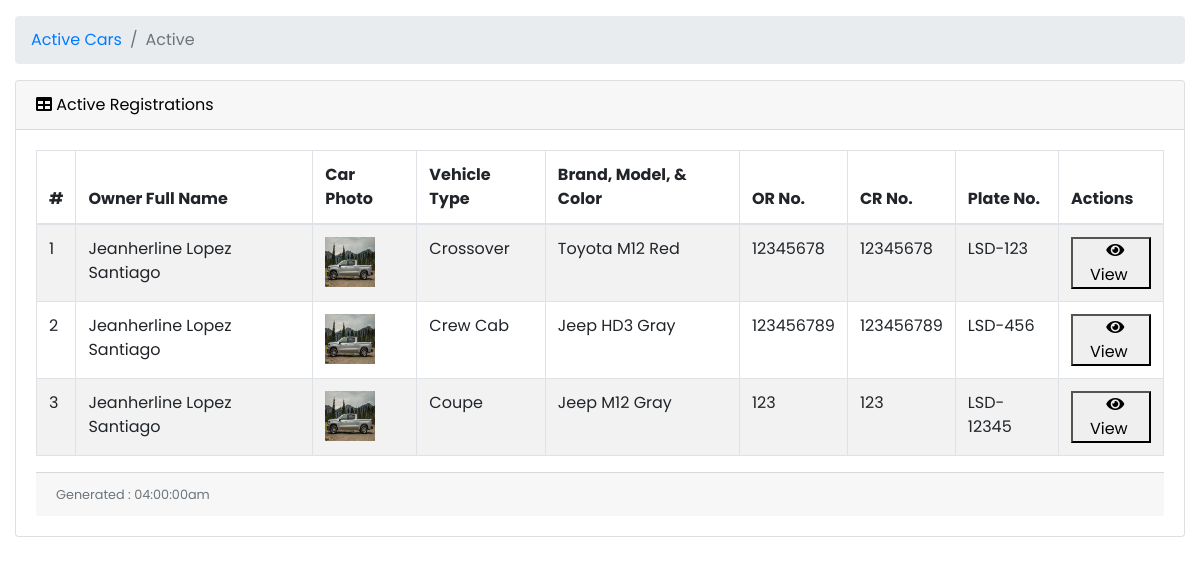
Page /user/carReg.php?status=Active (signed in) on the earlier database version.
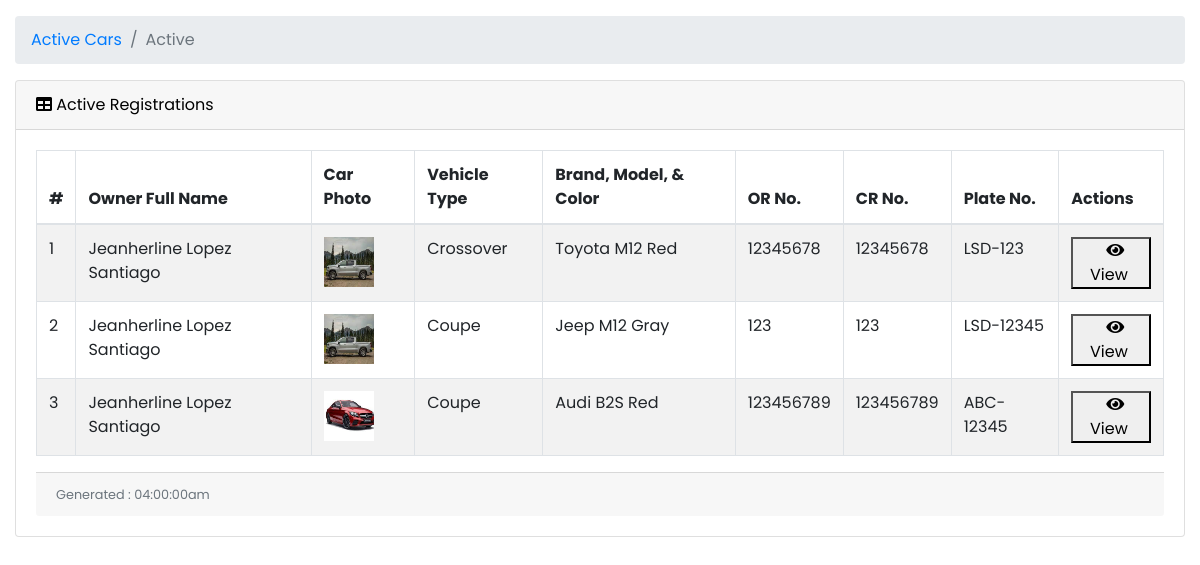
Same page on the later database version.
### tables this page shows
CREATE TABLE `car` (
  `car_id` int(11) NOT NULL,
  `user_id` int(11) NOT NULL,
  `car_photo` varchar(255) DEFAULT NULL,
  `brand` varchar(255) NOT NULL,
  `model` varchar(255) NOT NULL,
  `color` varchar(255) NOT NULL,
  `type` varchar(255) NOT NULL,
  `seat_count` int(2) NOT NULL,
  `car_status` varchar(10) NOT NULL,
  `qr_code` varchar(255) DEFAULT NULL,
  `created_at` timestamp NOT NULL DEFAULT current_timestamp(),
  `updated_at` timestamp NOT NULL DEFAULT current_timestamp() ON UPDATE current_timestamp()
);

CREATE TABLE `user_profile` (
  `user_id` int(11) NOT NULL,
  `profile_photo` varchar(255) DEFAULT NULL,
  `first_name` varchar(30) NOT NULL,
  `middle_name` varchar(30) NOT NULL,
  `last_name` varchar(30) NOT NULL,
  `city_id` int(11) NOT NULL,
  `nationality` varchar(30) NOT NULL,
  `gender` varchar(10) NOT NULL,
  `birthdate` date NOT NULL,
  `email` varchar(50) NOT NULL,
  `password` varchar(255) NOT NULL,
  `ticket_balance` varchar(255) DEFAULT NULL,
  `role` varchar(255) NOT NULL,
  `is_vaxxed` tinyint(1) NOT NULL DEFAULT 0,
  `vax_card` varchar(255) DEFAULT NULL,
  `is_agree` tinyint(1) NOT NULL DEFAULT 1,
  `created_at` timestamp NOT NULL DEFAULT current_timestamp(),
  `updated_at` timestamp NOT NULL DEFAULT current_timestamp() ON UPDATE current_timestamp()
);

CREATE TABLE `car_identification` (
  `car_identity_id` int(11) NOT NULL,
  `car_id` int(11) NOT NULL,
  `or_photo` varchar(255) NOT NULL,
  `or_number` varchar(20) NOT NULL,
  `cr_photo` varchar(255) NOT NULL,
  `cr_number` varchar(20) NOT NULL,
  `sales_invoice` varchar(255) DEFAULT NULL,
  `plate_number` varchar(10) NOT NULL,
  `plate_expiration` date NOT NULL,
  `created_at` timestamp NOT NULL DEFAULT current_timestamp(),
  `updated_at` timestamp NOT NULL DEFAULT current_timestamp() ON UPDATE current_timestamp()
);

### user/carReg.php (the view, shortened to what the changed rows need)
<?php
include('../db.php');
?>
<!DOCTYPE html>
<html lang="en">
<head>
    <link href="vendor/fontawesome-free/css/all.min.css" rel="stylesheet" type="text/css">
    <link href="vendor/datatables/dataTables.bootstrap4.css" rel="stylesheet">
    <link href="vendor/css/sb-admin.css" rel="stylesheet">
</head>
<body id="page-top">
    <div id="wrapper">
        <div id="content-wrapper">
            <div class="container-fluid">
                <?php
                if (isset($_GET['status']) && $_GET['status'] === 'Pending') {
                ?>
                    <ol class="breadcrumb">
                        <li class="breadcrumb-item">
                            <a href="#">Registrations</a>
                        </li>
                        <li class="breadcrumb-item active">Pending</li>
                    </ol>
                    <div class="card mb-3">
                        <div class="card-header">
                            <i class="fas fa-table"></i>
                            Manage Pending Registrations
                        </div>
                        <div class="card-body">
                            <div class="table-responsive">
                                <table class="table table-bordered table-striped table-hover" id="dataTable" width="100%" cellspacing="0">
                                    <thead>
                                        <tr>
                                            <th>#</th>
                                            <th>Owner Full Name</th>
                                            <th>Car Photo</th>
                                            <th>Vehicle Type</th>
                                            <th>Brand, Model, & Color</th>
                                            <th>OR No.</th>
                                            <th>CR No.</th>
                                            <th>Plate No.</th>
                                            <th>Actions</th>
                                        </tr>
                                    </thead>
                                    <tbody>
                                        <?php
                                        $city_id = $_SESSION['city_id'];
                                        $ret = "SELECT car.*, user_profile.*, car_identification.*, city.city_name
                                        FROM car
                                        INNER JOIN user_profile ON car.user_id = user_profile.user_id
                                        INNER JOIN car_identification ON car.car_id = car_identification.car_id
                                        INNER JOIN city ON user_profile.city_id = city.city_id
                                        WHERE car.car_status = 'Pending' AND user_profile.city_id = '$city_id'";
                                        $stmt = $db->prepare($ret);
                                        $stmt->execute();
                                        $result = $stmt->get_result();
                                        $cnt = 1;
                                        while ($row = $result->fetch_assoc()) {
                                            $id = $row['user_id'];
                                            $car_id = $row['car_id'];
                                            echo "<tr>";
                                            echo "<td>" . $cnt . "</td>";
                                            echo "<td>" . $row['first_name'] . " " . $row['middle_name'] . " " . $row['last_name'] . "</td>";
                                            echo "<td><img src='../assets/img/car/" . $row['car_photo'] . "' alt='Profile Photo' width='50' height='50'></td>";
                                            echo "<td>" . $row['type'] . "</td>";
                                            echo "<td>" . $row['brand'] . " " . $row['model'] . " " . $row['color'] . "</td>";
                                            echo "<td>" . $row['or_number'] . "</td>";
                                            echo "<td>" . $row['cr_number'] . "</td>";
                                            echo "<td>" . $row['plate_number'] . "</td>";
                                            if ($_SESSION['role'] == "City Admin") {
                                        ?>
                                                <td>
                                                    <a href="viewCarReg.php?user_id=<?php echo $id; ?>>&status=Pending">
                                                        <button>&nbsp;&nbsp;<i class="fa fa-eye"></i>&nbsp;&nbsp;</button>
                                                    </a>
                                                    <a href="editCarReg.php?user_id=<?php echo $id; ?>&status=Pending">
                                                        <button>&nbsp;&nbsp;<i class="fa fa-pencil"></i>&nbsp;&nbsp;</button>
                                                    </a>
                                                    <a href="approveCarReg.php?user_id=<?php echo $id; ?>&status=Pending&car_id=<?php echo $car_id; ?>"onclick="return confirm('Are you sure you want to approve?')">
                                                        <button>&nbsp;&nbsp;<i class="fa fa-check"></i>&nbsp;&nbsp;</button>
                                                    </a>
                                                    <a href="denyCarReg.php?user_id=<?php echo $id; ?>&status=Pending&car_id=<?php echo $car_id; ?>"onclick="return confirm('Are you sure you want to deny?')">
                                                        <button>&nbsp;&nbsp;<i class="fa fa-ban"></i>&nbsp;&nbsp;</button>
                                                    </a>
                                                </td>
                                            <?php
                                            } else {
                                            ?>
                                                <td>
                                                    <a href="viewAdminProfile.php?user_id=<?php echo $id; ?>">
                                                        <button><i class="fa fa-eye"></i>&nbsp;View&nbsp;</button>
                                                    </a>
                                                    <a href="editCityAdmin.php?user_id=<?php echo $id; ?>">
                                                        <button><i class="fa fa-pencil"></i>&nbsp;Edit&nbsp;</button>
                                                    </a>
                                                    <a href="addCityAdmin.php?user_id=<?php echo $id; ?>">
                                                        <button><i class="fa fa-check"></i>&nbsp;Add&nbsp;</button>
                                                    </a>
                                                </td>
                                            <?php
                                            }
                                            ?>
                                        <?php
                                            echo "</tr>";
                                            $cnt++;
                                        }
                                        ?>
                                    </tbody>
                                </table>
                            </div>
                        </div>
                        <div class="card-footer small text-muted">
                            <?php
                            date_default_timezone_set("Africa/Nairobi");
                            echo "Generated : " . date("h:i:sa");
                            ?>
                        </div>
                    </div>
                <?php
                } elseif (isset($_GET['status']) && $_GET['status'] === 'Active') {
                ?>
                    <div class="card mb-3">
                        <div class="card-body">
                            <div class="table-responsive">
                                <table class="table table-bordered table-striped table-hover" id="dataTable" width="100%" cellspacing="0">
                                    <thead>
                                        <tr>
                                            <th>#</th>
                                            <th>Owner Full Name</th>
                                            <th>Car Photo</th>
                                            <th>Vehicle Type</th>
                                            <th>Brand, Model, & Color</th>
                                            <th>OR No.</th>
                                            <th>CR No.</th>
                                            <th>Plate No.</th>
                                            <th>Actions</th>
                                        </tr>
                                    </thead>
                                    <tbody>
                                        <?php
                                        $city_id = $_SESSION['city_id'];
                                        $ret = "SELECT car.*, user_profile.*, car_identification.*, city.city_name
                                        FROM car
                                        INNER JOIN user_profile ON car.user_id = user_profile.user_id
                                        INNER JOIN car_identification ON car.car_id = car_identification.car_id
                                        INNER JOIN city ON user_profile.city_id = city.city_id
                                        WHERE car.car_status = 'Active' AND user_profile.city_id = '$city_id'";
                                        $stmt = $db->prepare($ret);
                                        $stmt->execute();
                                        $result = $stmt->get_result();
                                        $cnt = 1;
                                        while ($row = $result->fetch_assoc()) {
                                            $id = $row['user_id'];
                                            $car_id = $row['car_id'];
                                            echo "<tr>";
                                            echo "<td>" . $cnt . "</td>";
                                            echo "<td>" . $row['first_name'] . " " . $row['middle_name'] . " " . $row['last_name'] . "</td>";
                                            echo "<td><img src='../assets/img/car/" . $row['car_photo'] . "' alt='Profile Photo' width='50' height='50'></td>";
                                            echo "<td>" . $row['type'] . "</td>";
                                            echo "<td>" . $row['brand'] . " " . $row['model'] . " " . $row['color'] . "</td>";
                                            echo "<td>" . $row['or_number'] . "</td>";
                                            echo "<td>" . $row['cr_number'] . "</td>";
                                            echo "<td>" . $row['plate_number'] . "</td>";
                                            if ($_SESSION['role'] == "City Admin") {
                                        ?>
                                                <td>
                                                    <a href="viewCarReg.php?user_id=<?php echo $id; ?>>&status=Active">
                                                        <button>&nbsp;&nbsp;<i class="fa fa-eye"></i>&nbsp;View&nbsp;&nbsp;</button>
                                                    </a>
                                                    <a href="denyCarReg.php?user_id=<?php echo $id; ?>&status=Active&car_id=<?php echo $car_id; ?>"onclick="return confirm('Are you sure you want to deny?')">
                                                        <button>&nbsp;&nbsp;<i class="fa fa-ban"></i>&nbsp;Deny&nbsp;&nbsp;</button>
                                                    </a>
                                                <?php
                                            } else {
                                                ?>
                                                <td>
                                                    <a href="viewCarReg.php?user_id=<?php echo $id; ?>>&status=Active">
                                                        <button>&nbsp;&nbsp;<i class="fa fa-eye"></i>&nbsp;View&nbsp;&nbsp;</button>
                                                    </a>
                                                </td>
                                            <?php
                                            }
                                            ?>
                                        <?php
                                            echo "</tr>";
                                            $cnt++;
                                        }
                                        ?>
                                    </tbody>
                                </table>
                            </div>
                        </div>
                        <?php
                    }
                        ?>
                        </div>
                    </div>
</body>
</html>

Differences in the rows shown:
no longer on this page (row edited): car: user.first_name "Jeanherline", user.middle_name "Lopez", user.last_name "Santiago", car_photo (picture), type "Crew Cab", brand "Jeep", model "HD3", color "Gray", car_identification.or_number "123456789", car_identification.cr_number "123456789", car_identification.plate_number "LSD-456"
added car: user.first_name "Jeanherline", user.middle_name "Lopez", user.last_name "Santiago", car_photo (picture), type "Coupe", brand "Audi", model "B2S", color "Red", car_identification.or_number "123456789", car_identification.cr_number "123456789", car_identification.plate_number "ABC-12345"
